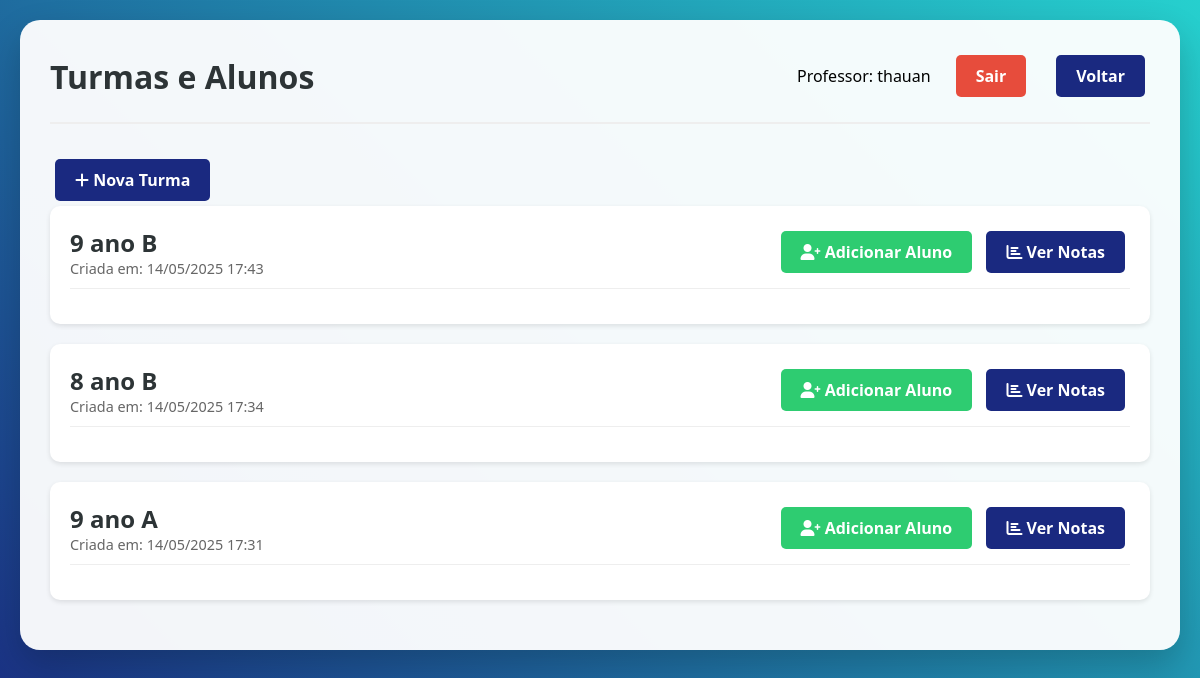
Page /visualizar_turmas/ (signed in) on the committed database.
### notas/models.py (models this page shows, shortened)
class Professor(AbstractUser):
    email = models.EmailField(unique=True)

class Turma(models.Model):
    nome = models.CharField(max_length=100)
    professor = models.ForeignKey(Professor, on_delete=models.CASCADE)
    data_criacao = models.DateTimeField(auto_now_add=True)

### notas/views.py (the view)
# urls.py: path('visualizar_turmas/', visualizar_turmas, name='visualizar_turmas'),
@login_required
def visualizar_turmas(request):
    try:
        turmas = Turma.objects.filter(professor=request.user).order_by('-data_criacao')
        for turma in turmas:
            for aluno in turma.alunos.all():
                notas = Notas.objects.filter(aluno=aluno).order_by('semestre')
                notas_por_semestre = {
                    nota.semestre: {
                        'nota1': nota.nota1,
                        'nota2': nota.nota2,
                        'nota3': nota.nota3,
                        'media': round((nota.nota1 + nota.nota2 + nota.nota3) / 3, 2),
                    }
                    for nota in notas
                }
                media_final = (
                    sum(nota['media'] for nota in notas_por_semestre.values()) / len(notas_por_semestre)
                    if notas_por_semestre else 0
                )
                aluno.media_final = round(media_final, 2)
        return render(request, 'notas/visualizar_turmas.html', {
            'turmas': turmas,
            'professor_nome': request.user.username
        })
    except Exception as e:
        messages.error(request, f'Erro ao carregar turmas: {str(e)}')
        return render(request, 'notas/visualizar_turmas.html', {
            'turmas': [],
            'professor_nome': request.user.username
        })

### notas/templates/notas/visualizar_turmas.html (shortened to what this page needs)
<!DOCTYPE html>
<html lang="pt-BR">
<head>
    <link rel="stylesheet" href="https://cdnjs.cloudflare.com/ajax/libs/font-awesome/6.0.0/css/all.min.css">
</head>
<body>
    <div class="container">
        <div class="header">
            <h1>Turmas e Alunos</h1>
            <div class="user-info">
                <p>Professor: {{ professor_nome }}</p>
                <a href="{% url 'logout' %}" class="btn btn-danger">Sair</a>
                <a href="{% url 'adicionar_notas' %}" class="btn btn-primary">Voltar</a>
            </div>
        </div>
        <a href="{% url 'adicionar_turma' %}" class="btn btn-primary">
            <i class="fas fa-plus"></i> Nova Turma
        </a>
        {% for turma in turmas %}
        <div class="turma-card">
            <div class="turma-header">
                <div>
                    <div class="turma-nome">{{ turma.nome }}</div>
                    <div class="turma-info">Criada em: {{ turma.data_criacao|date:"d/m/Y H:i" }}</div>
                </div>
                <div>
                    <a href="{% url 'adicionar_notas' %}?turma={{ turma.id }}" class="btn btn-success">
                        <i class="fas fa-user-plus"></i> Adicionar Aluno
                    </a>
                    <a href="{% url 'visualizar_notas' %}?turma={{ turma.id }}" class="btn btn-primary">
                        <i class="fas fa-chart-bar"></i> Ver Notas
                    </a>
                </div>
            </div>
        </div>
        {% empty %}
        <div class="turma-card">
            <div class="turma-info">Nenhuma turma cadastrada ainda.</div>
        </div>
        {% endfor %}
    </div>
</body>
</html>

### notas/templates/notas/visualizar_turmas.html (style rules this page uses)
* { margin: 0; padding: 0; box-sizing: border-box; font-family: 'Segoe UI', Tahoma, Geneva, Verdana, sans-serif; }
body { background: linear-gradient(45deg, #1a2980, #26d0ce); min-height: 100vh; padding: 20px; }
.container { background: rgba(255, 255, 255, 0.95); border-radius: 20px; padding: 30px; box-shadow: 0 15px 35px rgba(0, 0, 0, 0.2); max-width: 1200px; margin: 0 auto; }
.header { display: flex; justify-content: space-between; align-items: center; margin-bottom: 30px; padding-bottom: 20px; border-bottom: 2px solid #eee; }
.header h1 { color: #2d3436; font-size: 2em; }
.user-info { display: flex; align-items: center; gap: 20px; }
.btn { padding: 10px 20px; border-radius: 5px; text-decoration: none; color: white; font-weight: bold; transition: all 0.3s ease; display: inline-block; margin: 5px; }
.btn-primary { background: #1a2980; }
.btn-danger { background: #e74c3c; }
.btn-success { background: #2ecc71; }
.turma-card { background: white; border-radius: 10px; padding: 20px; margin-bottom: 20px; box-shadow: 0 2px 5px rgba(0,0,0,0.1); }
.turma-header { display: flex; justify-content: space-between; align-items: center; margin-bottom: 15px; padding-bottom: 10px; border-bottom: 1px solid #eee; }
.turma-nome { font-size: 1.5em; color: #2d3436; font-weight: bold; }
.turma-info { color: #666; font-size: 0.9em; }

### rows in the picture
Professor: username "thauan"
Turma: nome "9 ano B", data_criacao "14/05/2025 17:43"
Turma: nome "8 ano B", data_criacao "14/05/2025 17:34"
Turma: nome "9 ano A", data_criacao "14/05/2025 17:31"
